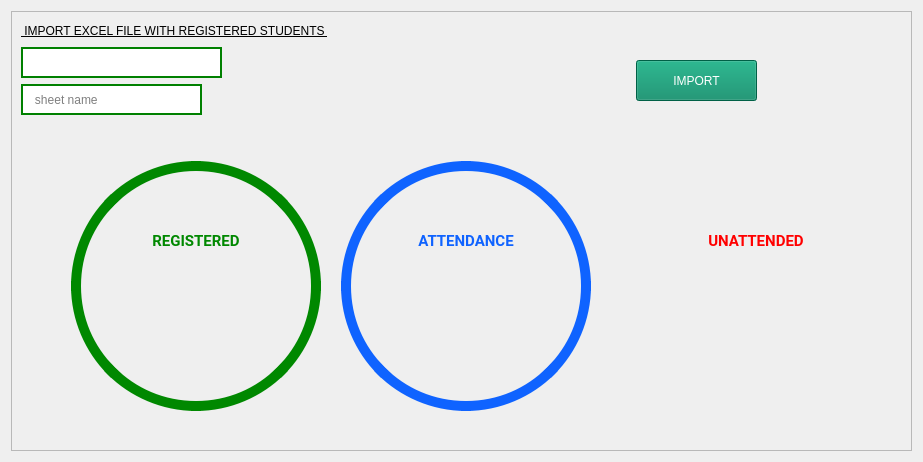
            <widget class="QWidget" name="page_4">
             <layout class="QVBoxLayout" name="verticalLayout_9">
              <item>
               <widget class="QFrame" name="frame_7">
                <property name="frameShape">
                 <enum>QFrame::StyledPanel</enum>
                </property>
                <property name="frameShadow">
                 <enum>QFrame::Raised</enum>
                </property>
                <layout class="QGridLayout" name="gridLayout_4">
                 <item row="3" column="0" colspan="2">
                  <widget class="QFrame" name="frame_8">
                   <property name="minimumSize">
                    <size>
                     <width>881</width>
                     <height>320</height>
                    </size>
                   </property>
                   <property name="maximumSize">
                    <size>
                     <width>900</width>
                     <height>450</height>
                    </size>
                   </property>
                   <property name="styleSheet">
                    <string notr="true">background-color: transparent;</string>
                   </property>
                   <property name="frameShape">
                    <enum>QFrame::StyledPanel</enum>
                   </property>
                   <property name="frameShadow">
                    <enum>QFrame::Raised</enum>
                   </property>
                   <widget class="QFrame" name="frame_circle_1">
                    <property name="geometry">
                     <rect>
                      <x>50</x>
                      <y>40</y>
                      <width>250</width>
                      <height>250</height>
                     </rect>
                    </property>
                    <property name="minimumSize">
                     <size>
                      <width>250</width>
                      <height>250</height>
                     </size>
                    </property>
                    <property name="maximumSize">
                     <size>
                      <width>250</width>
                      <height>250</height>
                     </size>
                    </property>
                    <property name="styleSheet">
                     <string notr="true">QFrame{
	
	border: 10px solid rgb(0, 136, 0);
	border-radius: 125px;
}
QFrame:hover {
	border: 10px solid rgb(105, 95, 148);
}</string>
                    </property>
                    <property name="frameShape">
                     <enum>QFrame::StyledPanel</enum>
                    </property>
                    <property name="frameShadow">
                     <enum>QFrame::Raised</enum>
                    </property>
                    <layout class="QVBoxLayout" name="verticalLayout_10">
                     <property name="spacing">
                      <number>10</number>
                     </property>
                     <property name="leftMargin">
                      <number>10</number>
                     </property>
                     <property name="topMargin">
                      <number>50</number>
                     </property>
                     <property name="rightMargin">
                      <number>10</number>
                     </property>
                     <property name="bottomMargin">
                      <number>50</number>
                     </property>
                     <item>
                      <widget class="QLabel" name="label_16">
                       <property name="font">
                        <font>
                         <family>Roboto</family>
                         <pointsize>11</pointsize>
                        </font>
                       </property>
                       <property name="styleSheet">
                        <string notr="true">border: none;
color: rgb(0, 136, 0);</string>
                       </property>
                       <property name="text">
                        <string>&lt;html&gt;&lt;head/&gt;&lt;body&gt;&lt;p&gt;&lt;span style=&quot; font-weight:600;&quot;&gt;REGISTERED&lt;/span&gt;&lt;/p&gt;&lt;/body&gt;&lt;/html&gt;</string>
                       </property>
                       <property name="alignment">
                        <set>Qt::AlignCenter</set>
                       </property>
                      </widget>
                     </item>
                     <item>
                      <widget class="QLabel" name="registered">
                       <property name="font">
                        <font>
                         <family>Segoe UI Black</family>
                         <pointsize>22</pointsize>
                         <weight>10</weight>
                         <italic>false</italic>
                         <bold>false</bold>
                        </font>
                       </property>
                       <property name="styleSheet">
                        <string notr="true">border: none;
color: rgb(0, 136, 0);
font: 87 22pt &quot;Segoe UI Black&quot;;</string>
                       </property>
                       <property name="text">
                        <string>&lt;html&gt;&lt;head/&gt;&lt;body&gt;&lt;p&gt;&lt;br/&gt;&lt;/p&gt;&lt;/body&gt;&lt;/html&gt;</string>
                       </property>
                       <property name="alignment">
                        <set>Qt::AlignCenter</set>
                       </property>
                      </widget>
                     </item>
                    </layout>
                   </widget>
                   <widget class="QFrame" name="frame_circle_2">
                    <property name="geometry">
                     <rect>
                      <x>320</x>
                      <y>40</y>
                      <width>250</width>
                      <height>250</height>
                     </rect>
                    </property>
                    <property name="minimumSize">
                     <size>
                      <width>250</width>
                      <height>250</height>
                     </size>
                    </property>
                    <property name="maximumSize">
                     <size>
                      <width>250</width>
                      <height>250</height>
                     </size>
                    </property>
                    <property name="styleSheet">
                     <string notr="true">QFrame{
	border: 10px solid rgb(15, 99, 255);
	border-radius: 125px;
}
QFrame:hover {
	border: 10px solid rgb(105, 95, 148);
}
	</string>
                    </property>
                    <property name="frameShape">
                     <enum>QFrame::StyledPanel</enum>
                    </property>
                    <property name="frameShadow">
                     <enum>QFrame::Raised</enum>
                    </property>
                    <layout class="QVBoxLayout" name="verticalLayout_11">
                     <property name="spacing">
                      <number>10</number>
                     </property>
                     <property name="leftMargin">
                      <number>10</number>
                     </property>
                     <property name="topMargin">
                      <number>50</number>
                     </property>
                     <property name="rightMargin">
                      <number>10</number>
                     </property>
                     <property name="bottomMargin">
                      <number>50</number>
                     </property>
                     <item>
                      <widget class="QLabel" name="label_21">
                       <property name="font">
                        <font>
                         <family>Roboto</family>
                         <pointsize>11</pointsize>
                        </font>
                       </property>
                       <property name="styleSheet">
                        <string notr="true">border: none;
color: rgb(15, 99, 255);</string>
                       </property>
                       <property name="text">
                        <string>&lt;html&gt;&lt;head/&gt;&lt;body&gt;&lt;p&gt;&lt;span style=&quot; font-weight:600;&quot;&gt;ATTENDANCE&lt;/span&gt;&lt;/p&gt;&lt;/body&gt;&lt;/html&gt;</string>
                       </property>
                       <property name="alignment">
                        <set>Qt::AlignCenter</set>
                       </property>
                      </widget>
                     </item>
                     <item>
                      <widget class="QLabel" name="attended">
                       <property name="font">
                        <font>
                         <family>Segoe UI Black</family>
                         <pointsize>22</pointsize>
                         <weight>10</weight>
                         <italic>false</italic>
                         <bold>false</bold>
                        </font>
                       </property>
                       <property name="styleSheet">
                        <string notr="true">border: none;
color: rgb(15, 99, 255);
font: 87 22pt &quot;Segoe UI Black&quot;;</string>
                       </property>
                       <property name="text">
                        <string>&lt;html&gt;&lt;head/&gt;&lt;body&gt;&lt;p&gt;&lt;br/&gt;&lt;/p&gt;&lt;/body&gt;&lt;/html&gt;</string>
                       </property>
                       <property name="alignment">
                        <set>Qt::AlignCenter</set>
                       </property>
                      </widget>
                     </item>
                    </layout>
                   </widget>
                   <widget class="QFrame" name="frame_circle_3">
                    <property name="geometry">
                     <rect>
                      <x>610</x>
                      <y>40</y>
                      <width>250</width>
                      <height>250</height>
                     </rect>
                    </property>
                    <property name="minimumSize">
                     <size>
                      <width>250</width>
                      <height>250</height>
                     </size>
                    </property>
                    <property name="maximumSize">
                     <size>
                      <width>250</width>
                      <height>250</height>
                     </size>
                    </property>
                    <property name="styleSheet">
                     <string notr="true">QFrame{
	border: 10px solid  rgb(255, 0, 0);
	border-radius: 125px;
}
QFrame:hover {
	border: 10px solid rgb(105, 95, 148);
}
	color:;</string>
                    </property>
                    <property name="frameShape">
                     <enum>QFrame::StyledPanel</enum>
                    </property>
                    <property name="frameShadow">
                     <enum>QFrame::Raised</enum>
                    </property>
                    <layout class="QVBoxLayout" name="verticalLayout_12">
                     <property name="spacing">
                      <number>10</number>
                     </property>
                     <property name="leftMargin">
                      <number>10</number>
                     </property>
                     <property name="topMargin">
                      <number>50</number>
                     </property>
                     <property name="rightMargin">
                      <number>10</number>
                     </property>
                     <property name="bottomMargin">
                      <number>50</number>
                     </property>
                     <item>
                      <widget class="QLabel" name="label_25">
                       <property name="font">
                        <font>
                         <family>Roboto</family>
                         <pointsize>11</pointsize>
                        </font>
                       </property>
                       <property name="styleSheet">
                        <string notr="true">border: none;
color: rgb(255, 0, 0);</string>
                       </property>
                       <property name="text">
                        <string>&lt;html&gt;&lt;head/&gt;&lt;body&gt;&lt;p&gt;&lt;span style=&quot; font-weight:600;&quot;&gt;UNATTENDED&lt;/span&gt;&lt;/p&gt;&lt;/body&gt;&lt;/html&gt;</string>
                       </property>
                       <property name="alignment">
                        <set>Qt::AlignCenter</set>
                       </property>
                      </widget>
                     </item>
                     <item>
                      <widget class="QLabel" name="unattended">
                       <property name="font">
                        <font>
                         <family>Segoe UI Black</family>
                         <pointsize>22</pointsize>
                         <weight>10</weight>
                         <italic>false</italic>
                         <bold>false</bold>
                        </font>
                       </property>
                       <property name="styleSheet">
                        <string notr="true">border: none;
color:rgb(255, 0, 0);
font: 87 22pt &quot;Segoe UI Black&quot;;</string>
                       </property>
                       <property name="text">
                        <string>&lt;html&gt;&lt;head/&gt;&lt;body&gt;&lt;p&gt;&lt;br/&gt;&lt;/p&gt;&lt;/body&gt;&lt;/html&gt;</string>
                       </property>
                       <property name="alignment">
                        <set>Qt::AlignCenter</set>
                       </property>
                      </widget>
                     </item>
                    </layout>
                   </widget>
                  </widget>
                 </item>
                 <item row="0" column="0">
                  <widget class="QLabel" name="label_17">
                   <property name="minimumSize">
                    <size>
                     <width>321</width>
                     <height>20</height>
                    </size>
                   </property>
                   <property name="maximumSize">
                    <size>
                     <width>321</width>
                     <height>20</height>
                    </size>
                   </property>
                   <property name="styleSheet">
                    <string notr="true">
font: 87 8pt &quot;Arial Black&quot;;
text-decoration: underline;</string>
                   </property>
                   <property name="text">
                    <string> IMPORT EXCEL FILE WITH REGISTERED STUDENTS </string>
                   </property>
                  </widget>
                 </item>
                 <item row="1" column="1" rowspan="2">
                  <widget class="QPushButton" name="importCSV">
                   <property name="minimumSize">
                    <size>
                     <width>121</width>
                     <height>41</height>
                    </size>
                   </property>
                   <property name="maximumSize">
                    <size>
                     <width>121</width>
                     <height>41</height>
                    </size>
                   </property>
                   <property name="styleSheet">
                    <string notr="true">
QPushButton {
font: 87 8pt &quot;Arial Black&quot;;
background-color: rgb(0, 134, 98);
color: rgb(255, 255, 255);
}
QPushButton:hover {
	background-color: rgb(85, 170, 255);
}</string>
                   </property>
                   <property name="text">
                    <string>IMPORT</string>
                   </property>
                  </widget>
                 </item>
                 <item row="1" column="0">
                  <widget class="QLineEdit" name="filename">
                   <property name="minimumSize">
                    <size>
                     <width>201</width>
                     <height>31</height>
                    </size>
                   </property>
                   <property name="maximumSize">
                    <size>
                     <width>201</width>
                     <height>31</height>
                    </size>
                   </property>
                   <property name="styleSheet">
                    <string notr="true">border : 2px solid green;
font: 12pt &quot;Arial Rounded MT Bold&quot;;</string>
                   </property>
                  </widget>
                 </item>
                 <item row="2" column="0">
                  <widget class="QLineEdit" name="sheetname">
                   <property name="minimumSize">
                    <size>
                     <width>181</width>
                     <height>31</height>
                    </size>
                   </property>
                   <property name="maximumSize">
                    <size>
                     <width>181</width>
                     <height>31</height>
                    </size>
                   </property>
                   <property name="styleSheet">
                    <string notr="true">border : 2px solid green;
font: 12pt &quot;Arial Rounded MT Bold&quot;;</string>
                   </property>
                   <property name="placeholderText">
                    <string>   sheet name</string>
                   </property>
                  </widget>
                 </item>
                </layout>
               </widget>
              </item>
             </layout>
            </widget>
